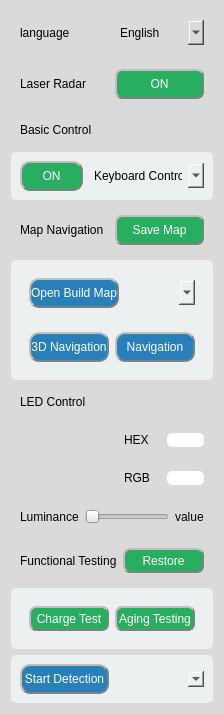
         <widget class="QWidget" name="widget_left" native="true">
          <property name="styleSheet">
           <string notr="true">background-color: rgb(218, 218, 218);
border-radius: 5px;</string>
          </property>
          <layout class="QVBoxLayout" name="verticalLayout_3">
           <property name="leftMargin">
            <number>11</number>
           </property>
           <property name="topMargin">
            <number>11</number>
           </property>
           <item>
            <widget class="QWidget" name="widget" native="true">
             <layout class="QHBoxLayout" name="horizontalLayout_12">
              <item>
               <widget class="QLabel" name="label_language">
                <property name="styleSheet">
                 <string notr="true">background-color: rgb(255, 255, 255，200);
font: 75 14pt &quot;Arial&quot;;</string>
                </property>
                <property name="text">
                 <string>language</string>
                </property>
               </widget>
              </item>
              <item>
               <widget class="QComboBox" name="languageSelection">
                <property name="minimumSize">
                 <size>
                  <width>0</width>
                  <height>25</height>
                 </size>
                </property>
                <property name="styleSheet">
                 <string notr="true">color:black;</string>
                </property>
                <item>
                 <property name="text">
                  <string>English</string>
                 </property>
                </item>
                <item>
                 <property name="text">
                  <string>Chinese</string>
                 </property>
                </item>
               </widget>
              </item>
             </layout>
            </widget>
           </item>
           <item>
            <widget class="QWidget" name="widget_5" native="true">
             <layout class="QHBoxLayout" name="horizontalLayout_4">
              <item>
               <widget class="QLabel" name="label_radar">
                <property name="styleSheet">
                 <string notr="true">font: 13pt &quot;Arial&quot;;</string>
                </property>
                <property name="text">
                 <string>Laser Radar</string>
                </property>
               </widget>
              </item>
              <item>
               <widget class="QPushButton" name="radar_button">
                <property name="minimumSize">
                 <size>
                  <width>0</width>
                  <height>30</height>
                 </size>
                </property>
                <property name="styleSheet">
                 <string notr="true">background-color: rgb(39, 174, 96);
color: rgb(255, 255, 255);
border-radius: 7px;
border: 2px groove gray;
border-style: outset;
font: 75 9pt &quot;Arial&quot;;</string>
                </property>
                <property name="text">
                 <string>ON</string>
                </property>
                <property name="checkable">
                 <bool>true</bool>
                </property>
               </widget>
              </item>
             </layout>
            </widget>
           </item>
           <item>
            <widget class="QWidget" name="widget_6" native="true">
             <layout class="QHBoxLayout" name="horizontalLayout_3">
              <item>
               <widget class="QLabel" name="basic_control">
                <property name="styleSheet">
                 <string notr="true">font: 13pt &quot;Arial&quot;;</string>
                </property>
                <property name="text">
                 <string>Basic Control</string>
                </property>
               </widget>
              </item>
             </layout>
            </widget>
           </item>
           <item>
            <widget class="QWidget" name="widget_8" native="true">
             <property name="styleSheet">
              <string notr="true">background-color: rgb(236, 240, 241);</string>
             </property>
             <layout class="QHBoxLayout" name="horizontalLayout_13">
              <item>
               <widget class="QPushButton" name="basic_control_button">
                <property name="minimumSize">
                 <size>
                  <width>0</width>
                  <height>30</height>
                 </size>
                </property>
                <property name="styleSheet">
                 <string notr="true">background-color: rgb(39, 174, 96);
color: rgb(255, 255, 255);
border-radius: 10px;
border: 2px groove gray;
border-style: outset;
font: 75 9pt &quot;Arial&quot;;</string>
                </property>
                <property name="text">
                 <string>ON</string>
                </property>
                <property name="checkable">
                 <bool>true</bool>
                </property>
               </widget>
              </item>
              <item>
               <widget class="QComboBox" name="basic_control_selection">
                <property name="minimumSize">
                 <size>
                  <width>0</width>
                  <height>25</height>
                 </size>
                </property>
                <item>
                 <property name="text">
                  <string>Keyboard Control</string>
                 </property>
                </item>
                <item>
                 <property name="text">
                  <string>Joystick-Alphabet</string>
                 </property>
                </item>
                <item>
                 <property name="text">
                  <string>Joystick-Number</string>
                 </property>
                </item>
               </widget>
              </item>
             </layout>
            </widget>
           </item>
           <item>
            <widget class="QWidget" name="widget_9" native="true">
             <layout class="QHBoxLayout" name="horizontalLayout_5">
              <item>
               <widget class="QLabel" name="label_map_nav">
                <property name="styleSheet">
                 <string notr="true">font: 13pt &quot;Arial&quot;;</string>
                </property>
                <property name="text">
                 <string>Map Navigation</string>
                </property>
               </widget>
              </item>
              <item>
               <widget class="QPushButton" name="save_map_button">
                <property name="minimumSize">
                 <size>
                  <width>0</width>
                  <height>30</height>
                 </size>
                </property>
                <property name="styleSheet">
                 <string notr="true">background-color: rgb(39, 174, 96);
color: rgb(255, 255, 255);
border-radius: 7px;
border: 2px groove gray;
border-style: outset;
font: 75 9pt &quot;Arial&quot;;</string>
                </property>
                <property name="text">
                 <string>Save Map</string>
                </property>
               </widget>
              </item>
             </layout>
            </widget>
           </item>
           <item>
            <widget class="QWidget" name="widget_13" native="true">
             <property name="styleSheet">
              <string notr="true">background-color: rgb(236, 240, 241);</string>
             </property>
             <layout class="QVBoxLayout" name="verticalLayout_2">
              <item>
               <widget class="QWidget" name="widget_10" native="true">
                <property name="styleSheet">
                 <string notr="true"/>
                </property>
                <layout class="QHBoxLayout" name="horizontalLayout_6">
                 <item>
                  <widget class="QPushButton" name="open_build_map">
                   <property name="minimumSize">
                    <size>
                     <width>0</width>
                     <height>30</height>
                    </size>
                   </property>
                   <property name="styleSheet">
                    <string notr="true">background-color:rgb(41, 128, 185);
color: rgb(255, 255, 255);
border-radius: 10px;
border: 2px groove gray;
border-style: outset;
font: 75 9pt &quot;Arial&quot;;</string>
                   </property>
                   <property name="text">
                    <string>Open Build Map</string>
                   </property>
                   <property name="checkable">
                    <bool>true</bool>
                   </property>
                  </widget>
                 </item>
                 <item>
                  <widget class="QComboBox" name="build_map_selection">
                   <property name="minimumSize">
                    <size>
                     <width>0</width>
                     <height>25</height>
                    </size>
                   </property>
                   <property name="styleSheet">
                    <string notr="true">color:black;</string>
                   </property>
                  </widget>
                 </item>
                </layout>
               </widget>
              </item>
              <item>
               <widget class="QWidget" name="widget_12" native="true">
                <property name="styleSheet">
                 <string notr="true"/>
                </property>
                <layout class="QHBoxLayout" name="horizontalLayout_9">
                 <item>
                  <widget class="QPushButton" name="navigation_3d_button">
                   <property name="minimumSize">
                    <size>
                     <width>0</width>
                     <height>30</height>
                    </size>
                   </property>
                   <property name="styleSheet">
                    <string notr="true">background-color:rgb(41, 128, 185);
color: rgb(255, 255, 255);
border-radius: 10px;
border: 2px groove gray;
border-style: outset;
font: 75 9pt &quot;Arial&quot;;</string>
                   </property>
                   <property name="text">
                    <string>3D Navigation</string>
                   </property>
                   <property name="checkable">
                    <bool>true</bool>
                   </property>
                  </widget>
                 </item>
                 <item>
                  <widget class="QPushButton" name="navigation_button">
                   <property name="minimumSize">
                    <size>
                     <width>0</width>
                     <height>30</height>
                    </size>
                   </property>
                   <property name="styleSheet">
                    <string notr="true">background-color:rgb(41, 128, 185);
color: rgb(255, 255, 255);
border-radius: 10px;
border: 2px groove gray;
border-style: outset;
font: 75 9pt &quot;Arial&quot;;</string>
                   </property>
                   <property name="text">
                    <string>Navigation</string>
                   </property>
                   <property name="checkable">
                    <bool>true</bool>
                   </property>
                  </widget>
                 </item>
                </layout>
               </widget>
              </item>
             </layout>
            </widget>
           </item>
           <item>
            <widget class="QWidget" name="widget_14" native="true">
             <layout class="QHBoxLayout" name="horizontalLayout_17">
              <item>
               <widget class="QLabel" name="label_10">
                <property name="styleSheet">
                 <string notr="true">font: 13pt &quot;Arial&quot;;</string>
                </property>
                <property name="text">
                 <string>LED Control</string>
                </property>
               </widget>
              </item>
             </layout>
            </widget>
           </item>
           <item>
            <layout class="QHBoxLayout" name="horizontalLayout_palette">
             <item>
              <widget class="QWidget" name="color_palette" native="true"/>
             </item>
             <item>
              <layout class="QVBoxLayout" name="verticalLayout_4">
               <item>
                <widget class="QWidget" name="widget_hex" native="true">
                 <layout class="QHBoxLayout" name="horizontalLayout_29">
                  <item>
                   <widget class="QLabel" name="label_11">
                    <property name="text">
                     <string>HEX</string>
                    </property>
                   </widget>
                  </item>
                  <item>
                   <widget class="QLabel" name="lineEdit_HEX">
                    <property name="styleSheet">
                     <string notr="true">background:white;</string>
                    </property>
                    <property name="text">
                     <string/>
                    </property>
                   </widget>
                  </item>
                 </layout>
                </widget>
               </item>
               <item>
                <widget class="QWidget" name="widget_rgb" native="true">
                 <layout class="QHBoxLayout" name="horizontalLayout_30">
                  <item>
                   <widget class="QLabel" name="label_12">
                    <property name="text">
                     <string>RGB</string>
                    </property>
                   </widget>
                  </item>
                  <item>
                   <widget class="QLabel" name="lineEdit_RGB">
                    <property name="styleSheet">
                     <string notr="true">background:white;</string>
                    </property>
                    <property name="text">
                     <string/>
                    </property>
                   </widget>
                  </item>
                 </layout>
                </widget>
               </item>
              </layout>
             </item>
            </layout>
           </item>
           <item>
            <widget class="QWidget" name="widget_19" native="true">
             <layout class="QHBoxLayout" name="horizontalLayout_26">
              <item>
               <widget class="QLabel" name="label_luminance">
                <property name="styleSheet">
                 <string notr="true">font: 10pt &quot;Arial&quot;;</string>
                </property>
                <property name="text">
                 <string>Luminance</string>
                </property>
               </widget>
              </item>
              <item>
               <widget class="QSlider" name="horizontal_Slider">
                <property name="orientation">
                 <enum>Qt::Horizontal</enum>
                </property>
               </widget>
              </item>
              <item>
               <widget class="QLabel" name="label_value">
                <property name="text">
                 <string>value</string>
                </property>
               </widget>
              </item>
             </layout>
            </widget>
           </item>
           <item>
            <widget class="QWidget" name="widget_2" native="true">
             <layout class="QHBoxLayout" name="horizontalLayout_19">
              <item>
               <widget class="QLabel" name="label_2">
                <property name="styleSheet">
                 <string notr="true">font: 13pt &quot;Arial&quot;;</string>
                </property>
                <property name="text">
                 <string>Functional Testing</string>
                </property>
               </widget>
              </item>
              <item>
               <widget class="QPushButton" name="Restore_btn">
                <property name="minimumSize">
                 <size>
                  <width>0</width>
                  <height>25</height>
                 </size>
                </property>
                <property name="styleSheet">
                 <string notr="true">background-color: rgb(39, 174, 96);
color: rgb(255, 255, 255);
border-radius: 7px;
border: 2px groove gray;
border-style: outset;
font: 75 9pt &quot;Arial&quot;;</string>
                </property>
                <property name="text">
                 <string>Restore</string>
                </property>
               </widget>
              </item>
             </layout>
            </widget>
           </item>
           <item>
            <widget class="QWidget" name="widget_22" native="true">
             <property name="styleSheet">
              <string notr="true">background-color: rgb(236, 240, 241);</string>
             </property>
             <layout class="QHBoxLayout" name="horizontalLayout_27">
              <item>
               <widget class="QWidget" name="widget_23" native="true">
                <layout class="QHBoxLayout" name="horizontalLayout_28">
                 <item>
                  <widget class="QPushButton" name="Charge_btn">
                   <property name="minimumSize">
                    <size>
                     <width>0</width>
                     <height>25</height>
                    </size>
                   </property>
                   <property name="styleSheet">
                    <string notr="true">background-color: rgb(39, 174, 96);
color: rgb(255, 255, 255);
border-radius: 7px;
border: 2px groove gray;
border-style: outset;
font: 75 9pt &quot;Arial&quot;;</string>
                   </property>
                   <property name="text">
                    <string>Charge Test</string>
                   </property>
                  </widget>
                 </item>
                 <item>
                  <widget class="QPushButton" name="Aging_btn">
                   <property name="minimumSize">
                    <size>
                     <width>0</width>
                     <height>25</height>
                    </size>
                   </property>
                   <property name="styleSheet">
                    <string notr="true">background-color: rgb(39, 174, 96);
color: rgb(255, 255, 255);
border-radius: 7px;
border: 2px groove gray;
border-style: outset;
font: 75 9pt &quot;Arial&quot;;</string>
                   </property>
                   <property name="text">
                    <string>Aging Testing</string>
                   </property>
                  </widget>
                 </item>
                </layout>
               </widget>
              </item>
             </layout>
            </widget>
           </item>
           <item>
            <widget class="QWidget" name="widget_24" native="true">
             <property name="styleSheet">
              <string notr="true">background-color: rgb(236, 240, 241);</string>
             </property>
             <layout class="QHBoxLayout" name="horizontalLayout_10">
              <item>
               <widget class="QPushButton" name="startDetectionBtn">
                <property name="sizePolicy">
                 <sizepolicy hsizetype="Minimum" vsizetype="Fixed">
                  <horstretch>0</horstretch>
                  <verstretch>30</verstretch>
                 </sizepolicy>
                </property>
                <property name="minimumSize">
                 <size>
                  <width>0</width>
                  <height>30</height>
                 </size>
                </property>
                <property name="styleSheet">
                 <string notr="true">background-color:rgb(41, 128, 185);
color: rgb(255, 255, 255);
border-radius: 10px;
border: 2px groove gray;
border-style: outset;
font: 75 9pt &quot;Arial&quot;;</string>
                </property>
                <property name="text">
                 <string>Start Detection</string>
                </property>
                <property name="checkable">
                 <bool>true</bool>
                </property>
               </widget>
              </item>
              <item>
               <widget class="QComboBox" name="functionalComboBoxItems">
                <property name="styleSheet">
                 <string notr="true">color:black;</string>
                </property>
               </widget>
              </item>
             </layout>
            </widget>
           </item>
          </layout>
         </widget>
